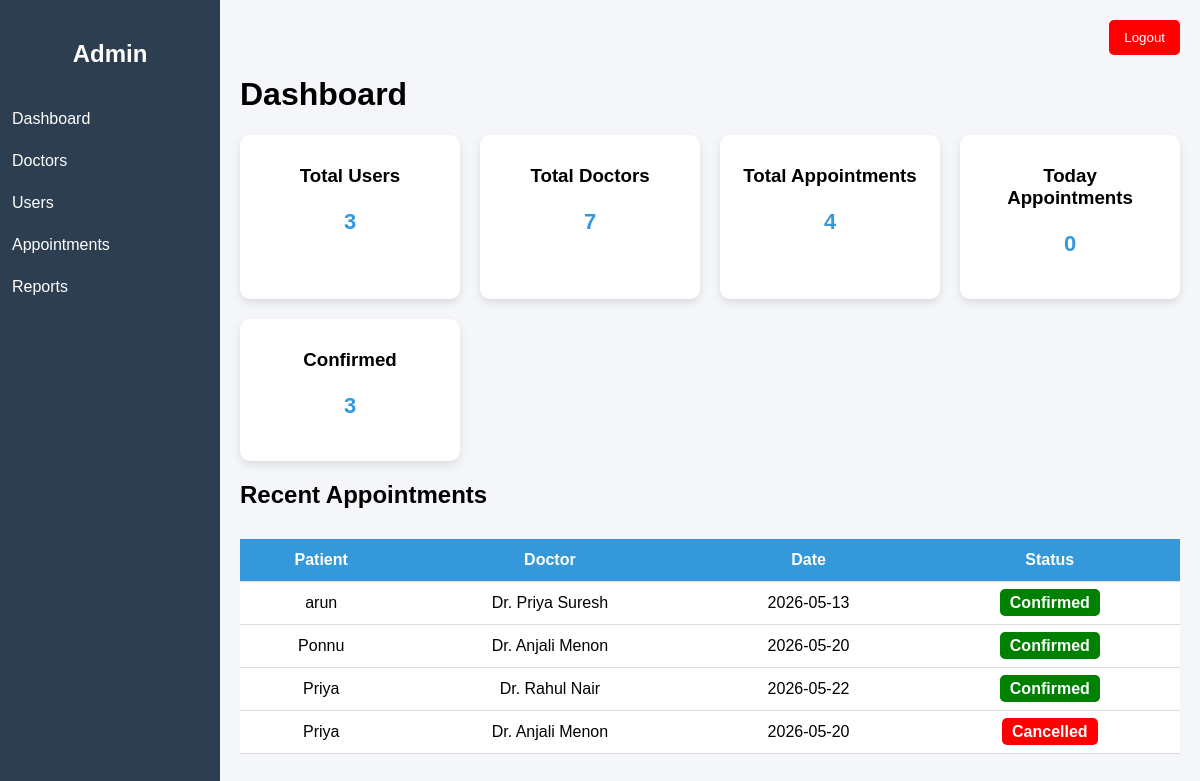
Page /dashboard/ (signed in) on the committed database.
### bookingwebsite/models.py (models this page shows, shortened)
class Appointment(models.Model):
    STATUS_CHOICES = [
        ('confirmed', 'Confirmed'),
        ('cancelled', 'Cancelled'),
        ('completed', 'Completed'),
    ]
    TIME_SLOTS = [
        ('9:00 AM - 10:00 AM', '9:00 AM - 10:00 AM'),
        ('10:00 AM - 11:00 AM', '10:00 AM - 11:00 AM'),
        ('11:00 AM - 12:00 PM', '11:00 AM - 12:00 PM'),
        ('1:00 PM - 2:00 PM', '1:00 PM - 2:00 PM'),
        ('2:00 PM - 3:00 PM', '2:00 PM - 3:00 PM'),
        ('3:00 PM - 4:00 PM', '3:00 PM - 4:00 PM'),
    ]
    time_slot = models.CharField(max_length=50, choices=TIME_SLOTS)
    patient = models.ForeignKey(User, on_delete=models.CASCADE)
    doctors = models.ForeignKey(Doctors, on_delete=models.CASCADE)
    appointment_date = models.DateField()
    status = models.CharField(
        max_length=20,
        choices=STATUS_CHOICES,
        default='confirmed'
    )
    class Meta:
        unique_together = ('patient', 'doctors', 'appointment_date')

class User(AbstractBaseUser, PermissionsMixin):
    email = models.EmailField(unique=True)
    name = models.CharField(max_length=255)
    dob = models.DateField(null=True, blank=True)
    gender = models.CharField(max_length=10, null=True, blank=True)
    address = models.TextField(null=True, blank=True)
    contactno = models.CharField(max_length=15, null=True, blank=True)
    is_active = models.BooleanField(default=True)
    is_staff = models.BooleanField(default=False)
    is_admin = models.BooleanField(default=False)
    date_joined = models.DateTimeField(default=timezone.now)
    objects = UserManager()
    USERNAME_FIELD = 'email'
    REQUIRED_FIELDS = []

class Doctors(models.Model):
    name = models.CharField(max_length=100)
    gender = models.CharField(max_length=10, null=True, blank=True)
    phone = models.CharField(max_length=15, null=True, blank=True)
    email = models.EmailField(null=True, blank=True)
    field = models.CharField(max_length=50)
    experience = models.CharField(max_length=30)
    qualification = models.CharField(max_length=50)
    image = models.ImageField(upload_to='doctors/', null=True, blank=True)
    available_days = models.CharField(max_length=255, null=True, blank=True)
    available_time_slots = models.JSONField(default=list, blank=True)
    view_count = models.IntegerField(default=0)

### bookingwebsite/views.py (the view)
# urls.py: path('dashboard/', views.dashboard, name='dashboard'),
@login_required
def dashboard(request):
    total_users = User.objects.filter(is_superuser=False).count()
    total_doctors = Doctors.objects.count()
    total_appointments = Appointment.objects.count()
    today_appointments = Appointment.objects.filter(
        appointment_date=date.today()
    ).count()
    confirmed = Appointment.objects.filter(status="confirmed").count()
    cancelled = Appointment.objects.filter(status="cancelled").count()
    completed = Appointment.objects.filter(status="completed").count()
    recent_appointments = Appointment.objects.select_related(
        "patient", "doctors"
    ).order_by("-id")[:5]
    return render(request, "admin_dashboard.html", {
        "total_users": total_users,
        "total_doctors": total_doctors,
        "total_appointments": total_appointments,
        "today_appointments": today_appointments,
        "confirmed": confirmed,
        "cancelled": cancelled,
        "completed": completed,
        "recent_appointments": recent_appointments,
    })

### bookingwebsite/templates/admin_dashboard.html (shortened to what this page needs)
<!DOCTYPE html>
<html lang="en">
<head>
</head>
<body>
<div class="sidebar">
    <h2>Admin</h2>
    <a href="{% url 'dashboard' %}">Dashboard</a>
    <a href="{% url 'doctors' %}">Doctors</a>
    <a href="{% url 'users' %}">Users</a>
    <a href="{% url 'appointments' %}">Appointments</a>
    <a href="{% url 'reports' %}">Reports</a>
</div>
<div class="main">
    <div class="topbar">
        <a href="{% url 'logout' %}">
            <button class="logout-btn">Logout</button>
        </a>
    </div>
    <h1>Dashboard</h1>
    <div class="cards">
        <div class="card">
            <h3>Total Users</h3>
            <p>{{ total_users }}</p>
        </div>
        <div class="card">
            <h3>Total Doctors</h3>
            <p>{{ total_doctors }}</p>
        </div>
        <div class="card">
            <h3>Total Appointments</h3>
            <p>{{ total_appointments }}</p>
        </div>
        <div class="card">
            <h3>Today Appointments</h3>
            <p>{{ today_appointments }}</p>
        </div>
        <div class="card">
            <h3>Confirmed</h3>
            <p>{{ confirmed }}</p>
        </div>
    </div>
    <h2>Recent Appointments</h2>
    <table>
        <tr>
            <th>Patient</th>
            <th>Doctor</th>
            <th>Date</th>
            <th>Status</th>
        </tr>
        {% for a in recent_appointments %}
        <tr>
            <td>{{ a.patient.name }}</td>
            <td>{{ a.doctors.name }}</td>
            <td>{{ a.appointment_date|date:"Y-m-d" }}</td>
            <td>
                {% if a.status == "confirmed" %}
                    <span class="status confirmed">Confirmed</span>
                {% elif a.status == "cancelled" %}
                    <span class="status cancelled">Cancelled</span>
                {% elif a.status == "completed" %}
                    <span class="status completed">Completed</span>
                {% endif %}
            </td>
        </tr>
        {% empty %}
        <tr>
            <td colspan="4">No recent appointments</td>
        </tr>
        {% endfor %}
    </table>
</div>
</body>
</html>

### bookingwebsite/templates/admin_dashboard.html (style rules this page uses)
body { margin: 0; font-family: Arial, sans-serif; background: #f4f6f9; }
.sidebar { width: 220px; height: 100vh; background: #2c3e50; color: white; position: fixed; padding-top: 20px; }
.sidebar h2 { text-align: center; margin-bottom: 30px; }
.sidebar a { display: block; color: white; padding: 12px; text-decoration: none; }
.main { margin-left: 220px; padding: 20px; }
.topbar { display: flex; justify-content: flex-end; margin-bottom: 10px; }
.logout-btn { background: red; color: white; border: none; padding: 10px 15px; border-radius: 5px; cursor: pointer; }
.cards { display: grid; grid-template-columns: repeat(auto-fit, minmax(200px, 1fr)); gap: 20px; }
.card { background: white; padding: 20px; border-radius: 10px; text-align: center; box-shadow: 0 4px 8px rgba(0,0,0,0.1); }
.card h3 { margin: 10px 0; }
.card p { font-size: 22px; font-weight: bold; color: #3498db; }
table { width: 100%; margin-top: 30px; border-collapse: collapse; background: white; }
th, td { padding: 12px; border-bottom: 1px solid #ddd; text-align: center; }
th { background: #3498db; color: white; }
.status { padding: 5px 10px; border-radius: 5px; font-weight: bold; color: white; }
.confirmed { background: green; }
.cancelled { background: red; }

### rows in the picture
Appointment: patient.name "arun", doctors.name "Dr. Priya Suresh", appointment_date "2026-05-13", status "Confirmed"
Appointment: patient.name "Ponnu", doctors.name "Dr. Anjali Menon", appointment_date "2026-05-20", status "Confirmed"
Appointment: patient.name "Priya", doctors.name "Dr. Rahul Nair", appointment_date "2026-05-22", status "Confirmed"
Appointment: patient.name "Priya", doctors.name "Dr. Anjali Menon", appointment_date "2026-05-20", status "Cancelled"

### other values in the picture
{{ total_users }} "3"
{{ total_doctors }} "7"
{{ total_appointments }} "4"
{{ today_appointments }} "0"
{{ confirmed }} "3"
